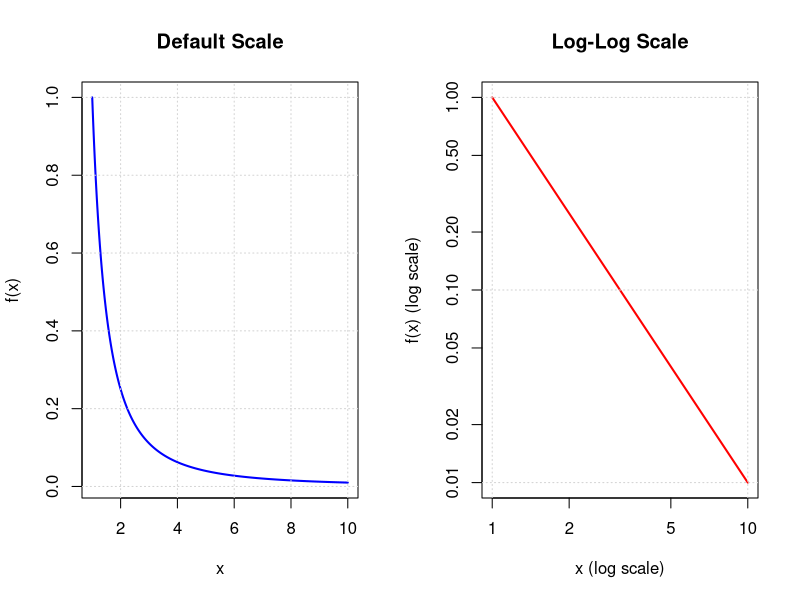

Write R code to recreate this figure.
x <- seq(from=1, to=10, length.out = 500)

# Power law equation: y = x^a where a = 2
a <- 2
y <- x^(-a)

par(mfrow = c(1, 2))

plot(x, y, 
     type = "l", 
     col = "blue", 
     lwd = 2,
     main = "Default Scale", 
     xlab = "x", 
     ylab = "f(x)")
grid()

# 2. Log-Log Plot
plot(x, y, 
     type = "l", 
     col = "red", 
     lwd = 2,
     log = "xy", 
     main = "Log-Log Scale", 
     xlab = "x (log scale)", 
     ylab = "f(x) (log scale)")
grid()

# Reset layout
par(mfrow = c(1, 1))
